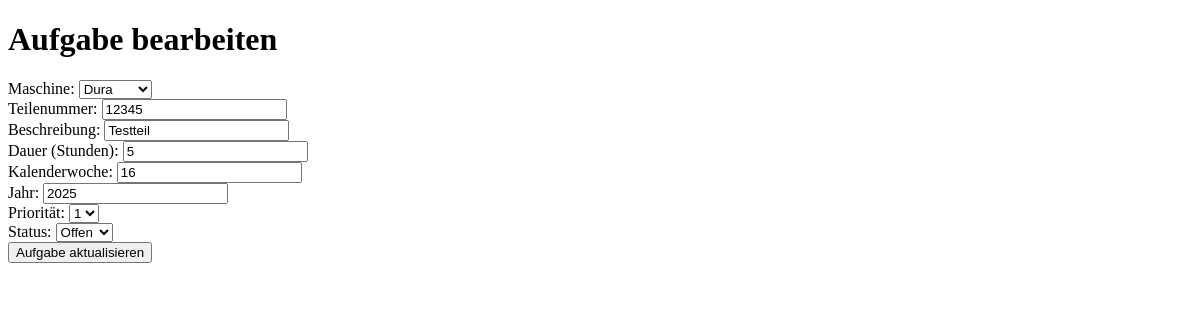
The page /edit_task/1 on the database as committed earlier.
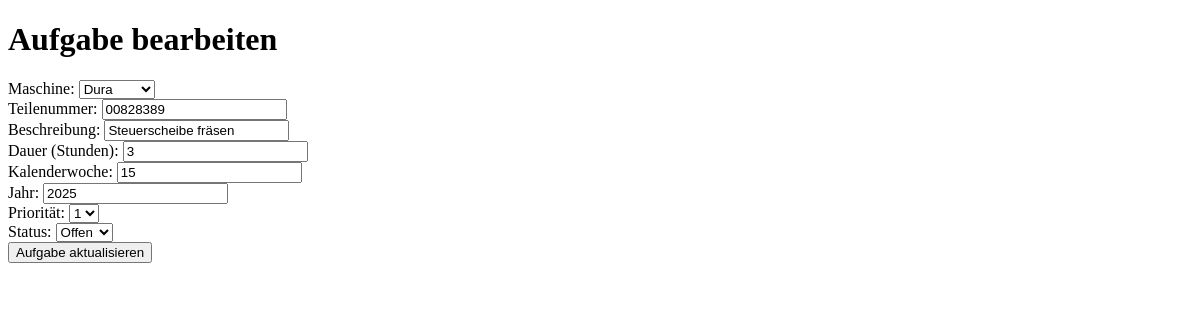
The same page on the database as committed later.
### app.py (models this page shows, shortened)
class Task(db.Model):
    __tablename__ = 'task'
    id = db.Column(db.Integer, primary_key=True)
    machine_id = db.Column(db.Integer, db.ForeignKey('machine.id'), nullable=False)
    part_number = db.Column(db.String(50))
    description = db.Column(db.String(200))
    duration_hours = db.Column(db.Integer)
    kw = db.Column(db.Integer)
    year = db.Column(db.Integer)  # Spalte für das Jahr
    prio = db.Column(db.Integer)  # Neue Spalte für Priorität
    status = db.Column(db.String(50))
    machine = db.relationship('Machine', backref=db.backref('tasks', lazy=True))

class Machine(db.Model):
    __tablename__ = 'machine'
    id = db.Column(db.Integer, primary_key=True)
    name = db.Column(db.String(255), nullable=False)

### app.py (the view, shortened to what this page needs)
@app.route('/edit_task/<int:task_id>', methods=['GET', 'POST'])
def edit_task(task_id):
    task = Task.query.get_or_404(task_id)
    machines = Machine.query.all()
    return render_template('edit_task.html', task=task, machines=machines)

### templates/edit_task.html (shortened to what this page needs)
<!DOCTYPE html>
<html lang="de">
<head>
</head>
<body>
    <h1>Aufgabe bearbeiten</h1>
<form action="{{ url_for('edit_task', task_id=task.id) }}" method="POST">
    <label for="machine_id">Maschine:</label>
    <select name="machine_id">
        {% for machine in machines %}
        <option value="{{ machine.id }}" {% if machine.id == task.machine_id %}selected{% endif %}>{{ machine.name }}</option>
        {% endfor %}
    </select><br>
    <label for="part_number">Teilenummer:</label>
    <input type="text" name="part_number" value="{{ task.part_number }}"><br>
    <label for="description">Beschreibung:</label>
    <input type="text" name="description" value="{{ task.description }}"><br>
    <label for="duration_hours">Dauer (Stunden):</label>
    <input type="number" name="duration_hours" value="{{ task.duration_hours }}"><br>
    <label for="kw">Kalenderwoche:</label>
    <input type="number" name="kw" value="{{ task.kw }}"><br>
    <label for="year">Jahr:</label>
    <input type="number" name="year" value="{{ task.year }}"><br>
    <label for="prio">Priorität:</label>
    <select name="prio">
        <option value="1" {% if task.prio == 1 %}selected{% endif %}>1</option>
    </select><br>
    <label for="status">Status:</label>
    <select name="status">
        <option value="Offen" {% if task.status == 'Offen' %}selected{% endif %}>Offen</option>
    </select><br>
    <input type="submit" value="Aufgabe aktualisieren">
</form>
</body>
</html>

Rows that differ between the two databases and show on the page:
changed Task "Offen": part_number "12345" → "00828389"; description "Testteil" → "Steuerscheibe fräsen"; duration_hours "5" → "3"; kw "16" → "15"
